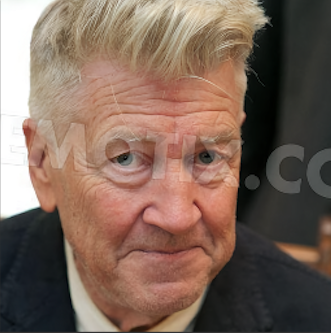
#> input picture SpatialDiscount_Demo/before.png, 331 x 333 px
$ jupyter execute Spatial_Discount_Loss_Visual.ipynb   (shell and % lines are left out)
#> lines starting #> are read from the running program, lines starting #| are printed output that depends on the picture
### To be Done
1. use a better example (two image completely aligned in size and pixel position)
2. make a better python plot
3. create discount mask

### Picture Reference
1. https://www.webinpaint.com/
2. http://jiahuiyu.com/deepfill/

[cell 1]
import numpy as np
from PIL import Image
import matplotlib.pyplot as plt

[cell 2]
file_before = 'before.png'
file_after = 'after.png'

[cell 3]
def img_2_arr(filename, w = None, h = None, img_type = 'png'):
#> called with filename = 'before.png', w = 400, h = 400, img_type = 'png'
    im = Image.open(filename)
#> im is the input picture: PIL image 331x333 RGBA; mean R, G, B, A 125.7, 102.7, 90, 255
    if w is not None:
        im = im.resize((w, h))
#> im: PIL image 400x400 RGBA
    np_arr = np.array(im)
    if img_type == 'png':
        np_arr = np_arr[:, :, :-1]
    return np_arr

[cell 4]
# get np array for each png image
arr_before = img_2_arr(file_before, w = 400, h = 400, img_type = 'png')
arr_after = img_2_arr(file_after, w = 400, h = 400, img_type = 'png')
#> call 2 of img_2_arr, with filename = 'after.png', w = 400, h = 400, img_type = 'png'
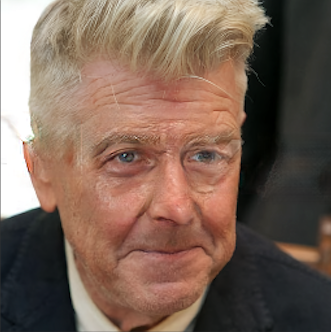
#> input picture SpatialDiscount_Demo/after.png, 331 x 332 px
#> in img_2_arr, im is the input picture: PIL image 331x332 RGBA; mean R, G, B, A 123.8, 100.5, 87, 255
print('arr_before.shape = ', arr_before.shape)
#| arr_before.shape =  (400, 400, 3)
print('arr_after.shape = ', arr_after.shape)
#| arr_after.shape =  (400, 400, 3)

[cell 5]
plt.imshow(arr_before)
plt.axis('off');

[cell 6]
plt.imshow(arr_after)
plt.axis('off');

[cell 7]
diff = np.abs(arr_after - arr_before)
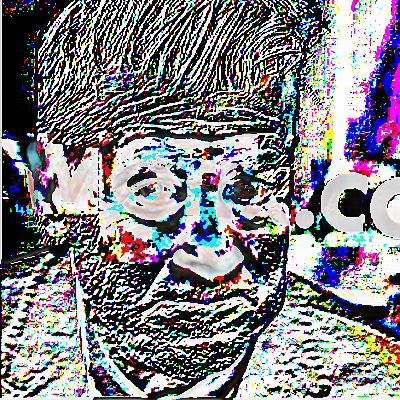
#> diff: shape (400, 400, 3); mean R, G, B 129.9, 128.2, 134.6
print('diff.shape = ', diff.shape)
#| diff.shape =  (400, 400, 3)
plt.imshow(diff)
plt.axis('off');

[cell 8]
def create_discount_mask(gamma = 0.99, size = 400):
#> called with gamma = 0.99, size = 400
    d_mask = np.zeros((size, size, 3), dtype = np.float32)
    for i in range(size):
        for j in range(size):
            d1 = min(i, size - i)
            d2 = min(j, size - j)
            factor = max(gamma**d1, gamma**d2)
            d_mask[i, j, :] = factor
    return d_mask

[cell 9]
d_mask = create_discount_mask()
print('d_mask.shape = ', d_mask.shape)

[cell 10]
plt.imshow(d_mask);
plt.axis('off');
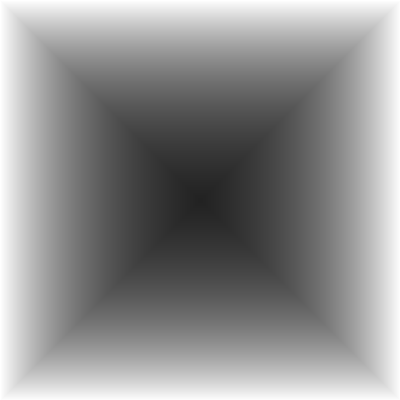
#> shown: shape (400, 400, 3) float32; min 0.134, max 1, mean 0.566

[cell 11]
diff_discount = diff * d_mask
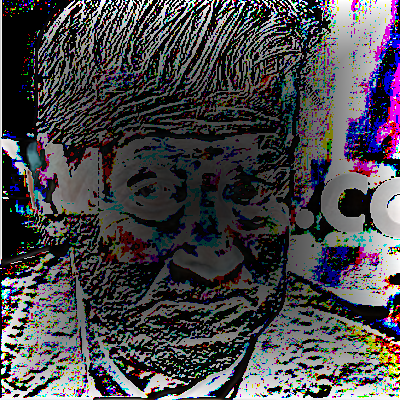
#> diff_discount: shape (400, 400, 3) float32; mean R, G, B 73.1, 71.3, 75.5
print('diff_discount = ', diff_discount.shape)
#| diff_discount =  (400, 400, 3)
plt.imshow(diff_discount);
plt.axis('off');
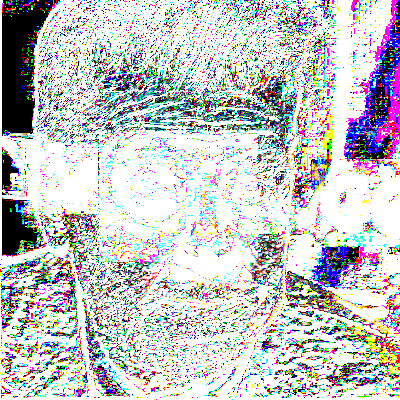
#> shown: shape (400, 400, 3) float32; mean R, G, B 0.776, 0.777, 0.791
